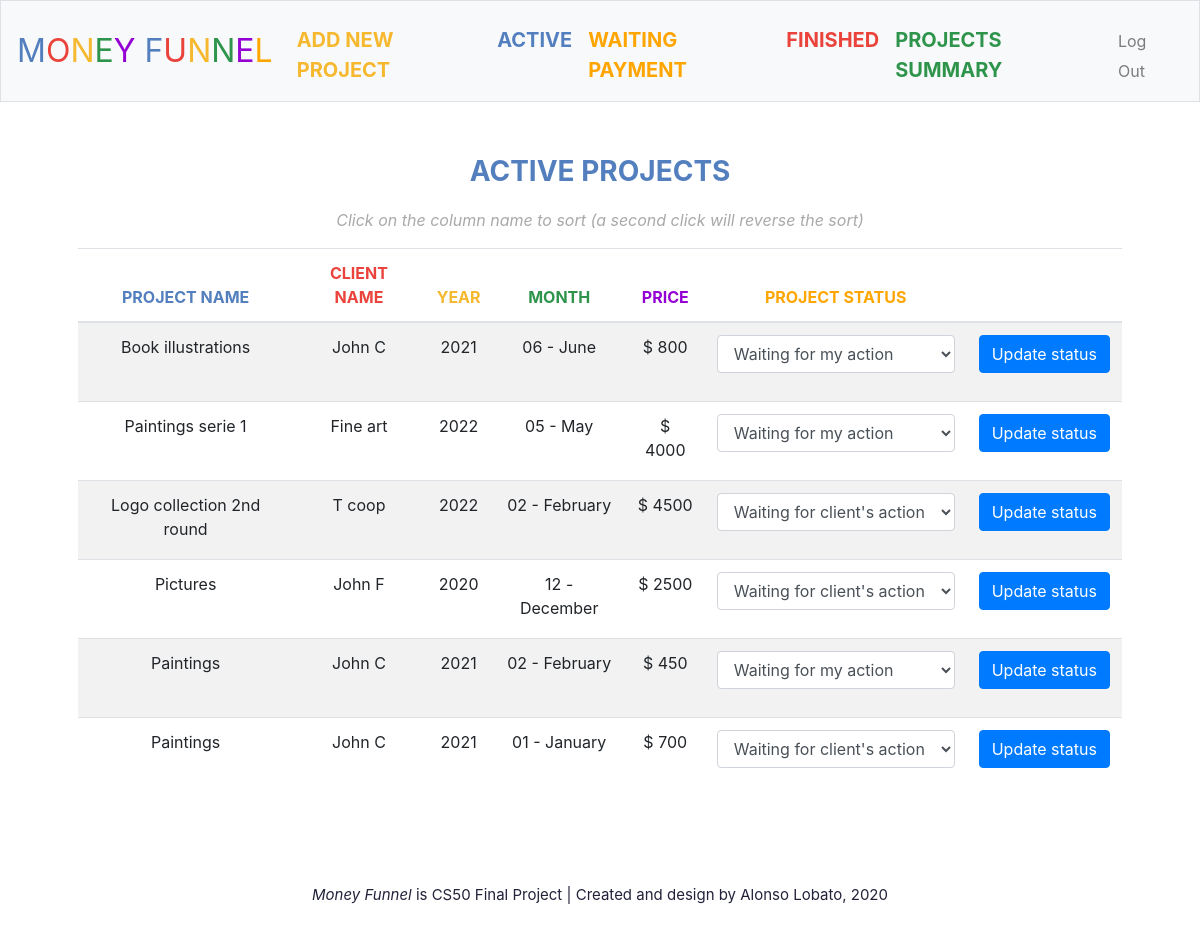
/ (signed in), run on the app's committed database.
### tables this page shows
CREATE TABLE "projects" ('projectId' INTEGER PRIMARY KEY AUTOINCREMENT, 'userId' INTEGER NOT NULL, 'projectName' TEXT NOT NULL, 'clientName' TEXT NOT NULL, 'year' NUMERIC NOT NULL, 'month' TEXT NOT NULL, 'status' TEXT NOT NULL, 'price' DECIMAL(6,2) NOT NULL, FOREIGN KEY(userId) REFERENCES users(id));

### application.py (the view, shortened to what this page needs)
@app.route("/", methods = ["GET", "POST"])
@login_required
def index():
    if request.method == "GET":
        rows = db.execute("SELECT projectId, projectName, clientName, year, month, status, price \
                           FROM projects \
                           WHERE userId = :userId AND status != 'Paid' AND status != 'Waiting for payment'",
                           userId=session["id"])
        projects = []
        for row in rows:
            projects.append({"ID":row["projectId"],"Project":row["projectName"], "Client":row["clientName"],
                             "Year":row["year"], "Month":row["month"], "Status":row["status"],
                             "Price":row["price"]})
        return render_template("index.html", projects = projects)

### application.py (called while the page is built)
@app.after_request
def after_request(response):
    response.headers["Cache-Control"] = "no-cache, no-store, must-revalidate"
    response.headers["Expires"] = 0
    response.headers["Pragma"] = "no-cache"
    return response

### helpers.py (called while the page is built)
def login_required(f):
    @wraps(f)
    def decorated_function(*args, **kwargs):
        if session.get("id") is None:
            return redirect("/login")
        return f(*args, **kwargs)
    return decorated_function

### templates/index.html (shortened to what this page needs)
{% extends "layout.html" %}
{% block main %}
    <p class="head_title" style="color:#537fbe">ACTIVE PROJECTS</p>
    <p class="footnote">Click on the column name to sort (a second click will reverse the sort)</p>
    <table id="indextable" class="table table-striped">
        <thead>
            <tr>
                <th><a href="javascript:SortTable(0,'T');" style="color:#537fbe">PROJECT NAME</a></th>
                <th><a href="javascript:SortTable(1,'T');" style="color:#ea433b">CLIENT NAME</a></th>
                <th><a href="javascript:SortTable(2,'N');" style="color:#f5b82e">YEAR</a></th>
                <th><a href="javascript:SortTable(3,'N');" style="color:#2e944b">MONTH</a></th>
                <th><a href="javascript:SortTable(4,'N');" style="color:#9400D3">PRICE</a></th>
                <th><a href="javascript:SortTable(5,'T');" style="color:#ffa500">PROJECT STATUS</a></th>
                <th></th>
            </tr>
        </thead>
        <tbody>
            {% for project in projects %}
            <tr>
                <td>{{ project["Project"] }}</td>
                <td>{{ project["Client"] }}</td>
                <td>{{ project["Year"] }}</td>
                <td>{{ project["Month"] }}</td>
                <td>{{ project["Price"] }}</td>
                <form action="/" method="post">
                    <td>
                        <div class="form-group">
                            <select class="form-control" name="status">
                                <option disabled="" selected="" value="">{{ project["Status"] }}</option>
                            </select>
                        </div>
                        <td>
                            <button class="btn btn-primary" type="submit">Update status</button>
                        </td>
                    </td>
                </form>
            </tr>
            {% endfor %}
        </tbody>
    </table>
    <br>
{% endblock %}

### templates/layout.html (shortened to what this page needs)
<!DOCTYPE html>
<html lang="en">
    <head>
        <link href="https://maxcdn.bootstrapcdn.com/bootstrap/4.1.3/css/bootstrap.min.css" rel="stylesheet">
        <link href="/static/styles.css" rel="stylesheet">
    </head>
    <body>
        <nav class="navbar navbar-expand-md navbar-light bg-light border">
            <a class="navbar-brand" href="/"><span class="blue">M</span><span class="red">O</span><span class="yellow">N</span><span class="green">E</span><span class="purple">Y</span> <span class="blue">F</span><span class="red">U</span><span class="yellow">N</span><span class="green">N</span><span class="purple">E</span><span class="orange">L</span></a>
            <div class="collapse navbar-collapse" id="navbar">
                {% if session.id %}
                    <ul class="navbar-nav mr-auto mt-2">
                        <li class="nav-item"><b><a class="nav-link" href="/new"><span class="yellow">ADD NEW PROJECT</span></a></li></b>
                        <li class="nav-item"><b><a class="nav-link" href="/"><span class="blue">ACTIVE</span></a></li></b>
                        <li class="nav-item"><b><a class="nav-link" href="/waiting"><span class="orange">WAITING PAYMENT</span></a></li></b>
                        <li class="nav-item"><b><a class="nav-link" href="/finished"><span class="red">FINISHED</span></a></li></b>
                        <li class="nav-item"><b><a class="nav-link" href="/summary"><span class="green">PROJECTS SUMMARY</span></a></li></b>
                    </ul>
                    <ul class="navbar-nav ml-auto mt-2">
                        <li class="nav-item"><a class="nav-link" href="/logout"><span class="small_menu">Log Out</a></li>
                    </ul>
                {% else %}
                    <ul class="navbar-nav ml-auto mt-2">
                        <li class="nav-item"><a class="nav-link" href="/register">Register</a></li>
                        <li class="nav-item"><a class="nav-link" href="/login">Log In</a></li>
                    </ul>
                {% endif %}
            </div>
        </nav>
        <main class="container p-5">
            {% block main %}{% endblock %}
        </main>
        <footer class="footcredit"><i>Money Funnel</i> is CS50 Final Project | Created and design by Alonso Lobato, 2020</footer>
    </body>
</html>

### static/styles.css (style rules this page uses)
nav .navbar-brand { font-size: xx-large; }
nav .navbar-brand .blue { color: #537fbe; }
nav .navbar-brand .red { color: #ea433b; }
nav .navbar-brand .yellow { color: #f5b82e; }
nav .navbar-brand .green { color: #2e944b; }
nav .navbar-brand .purple { color: #9400D3; }
nav .navbar-brand .orange { color: #ffa500; }
nav .navbar-nav { font-size: 20px; }
nav .navbar-nav .small_menu { font-size: 16px; }
nav .navbar-nav .blue { color: #537fbe; }
nav .navbar-nav .red { color: #ea433b; }
nav .navbar-nav .yellow { color: #f5b82e; }
nav .navbar-nav .green { color: #2e944b; }
nav .navbar-nav .orange { color: #ffa500; }
main .form-control { display: inline-block; width: auto; }
main { overflow-x: auto; text-align: center; }
.head_title { font-size: 28px; font-weight: bold; text-align: center; }
.footnote { color: #A9A9A9; font-size: 16px; font-style: italic; text-align: center; }
.footcredit { color: #22223b; font-size: 15px; text-align: center; padding-bottom: 125px; }

### data on the page
projects: Project "Book illustrations", Client "John C", Year "2021", Month "06 - June", Price "$ 800", status "Waiting for my action"
projects: Project "Paintings serie 1", Client "Fine art", Year "2022", Month "05 - May", Price "$ 4000", status "Waiting for my action"
projects: Project "Logo collection 2nd round", Client "T coop", Year "2022", Month "02 - February", Price "$ 4500", status "Waiting for client's action"
projects: Project "Pictures", Client "John F", Year "2020", Month "12 - December", Price "$ 2500", status "Waiting for client's action"
projects: Project "Paintings", Client "John C", Year "2021", Month "02 - February", Price "$ 450", status "Waiting for my action"
projects: Project "Paintings", Client "John C", Year "2021", Month "01 - January", Price "$ 700", status "Waiting for client's action"
